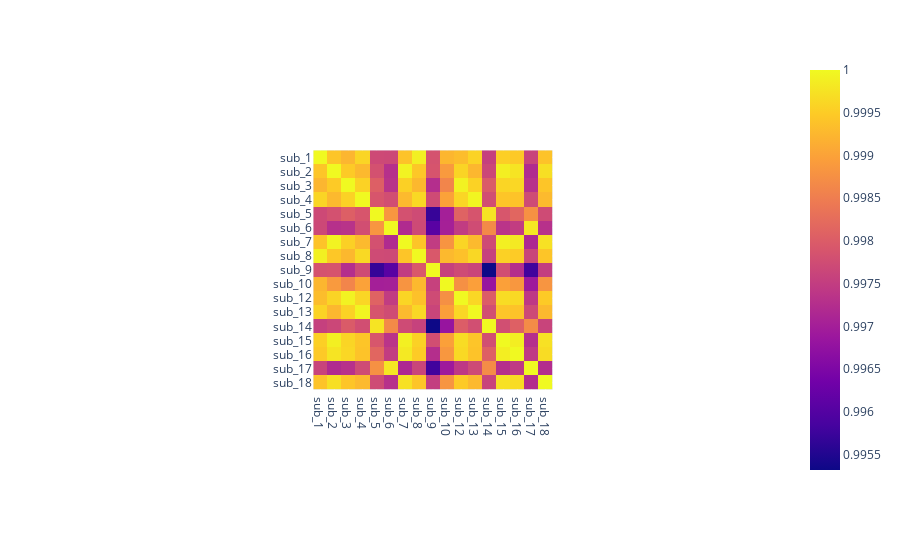

The notebook cell this image was saved under:
### Code cell
fig=px.imshow(l1_test_df.drop(["sub_11"], axis=1).corr())

fig.show()

### Figure 1 — Plotly figure (JSON) as saved in the notebook; plotly's stock layout.template omitted (floating-point values rounded to 4 significant figures; data arrays with more than 128 entries replaced by an {"elided": "..."} marker saying what was removed)
{"data": [{"coloraxis": "coloraxis", "hovertemplate": "x: %{x}<br>y: %{y}<br>color: %{z}<extra></extra>", "name": "0", "type": "heatmap", "x": ["sub_1", "sub_2", "sub_3", "sub_4", "sub_5", "sub_6", "sub_7", "sub_8", "sub_9", "sub_10", "sub_12", "sub_13", "sub_14", "sub_15", "sub_16", "sub_17", "sub_18"], "xaxis": "x", "y": ["sub_1", "sub_2", "sub_3", "sub_4", "sub_5", "sub_6", "sub_7", "sub_8", "sub_9", "sub_10", "sub_12", "sub_13", "sub_14", "sub_15", "sub_16", "sub_17", "sub_18"], "yaxis": "y", "z": {"elided": "17x17 float values"}}], "layout": {"autosize": true, "coloraxis": {"colorscale": [[0, "#0d0887"], [0.1111, "#46039f"], [0.2222, "#7201a8"], [0.3333, "#9c179e"], [0.4444, "#bd3786"], [0.5556, "#d8576b"], [0.6667, "#ed7953"], [0.7778, "#fb9f3a"], [0.8889, "#fdca26"], [1, "#f0f921"]]}, "margin": {"t": 60}, "xaxis": {"anchor": "y", "autorange": true, "constrain": "domain", "domain": [0.3304, 0.6696], "range": [-0.5, 16.5], "scaleanchor": "y", "type": "category"}, "yaxis": {"anchor": "x", "autorange": true, "constrain": "domain", "domain": [0, 1], "range": [16.5, -0.5], "type": "category"}}}
